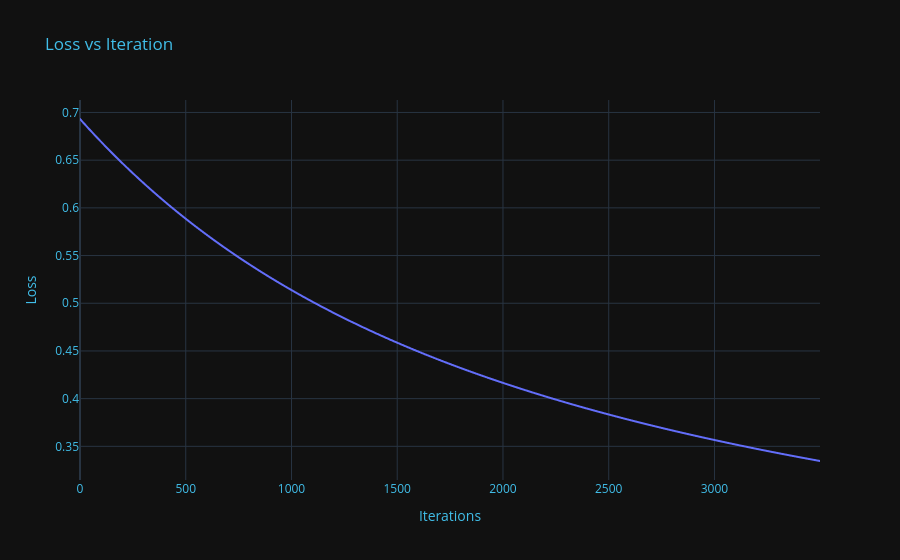

Source (notebook cell):
### Markdown cell above
## Coding the model

### Code cell
class LogisticRegression:
    
    def __init__(self, learning_rate):
        self.learning_rate = learning_rate
        self.w = None
        self.b = 0.0
    
    def predict(self, X):
        z = np.dot(X, self.w) + self.b
        return sigmoid(z)
    
    def loss(self, x_train, y_train):
        m = len(x_train)
        return -(1/m)* (np.sum( (y_train*(np.log(self.predict(x_train))) + ((1-y_train)*(np.log(1-self.predict(x_train)))))))
    
    def gradient_descent(self, x_train, y_train):
        m = len(x_train)
        weight_partial = (1/m) * np.dot(x_train.T, (self.predict(x_train) - y_train))
        
        bias_partial = (1/m) * np.sum(self.predict(x_train)-y_train)
        
        self.w -= self.learning_rate * weight_partial
        self.b -= self.learning_rate * bias_partial
    
    def fit(self, x_train, y_train, epochs):
        self.w = np.zeros(x_train.shape[1])
        losses = []
        
        for i in range(epochs):
            loss = self.loss(x_train, y_train)
            self.gradient_descent(x_train, y_train)
            losses.append(loss)
        
        fig = px.line(y=losses, title="Loss vs Iteration", template="plotly_dark")
        fig.update_layout(
            title_font_color="#41BEE9",
            xaxis=dict(color="#41BEE9", title="Iterations"),
            yaxis=dict(color="#41BEE9", title="Loss")
        )

        fig.show()

model = LogisticRegression(.001)
sklearn_model = SklearnLR()

#Getting data
df = pd.read_csv('../data/student_dataset.csv')

df['placement_status'] = df['placement_status'].map({'Placed': 1, 'Not Placed': 0})

train_df = df[:8000]
test_df = df[8000:]

x_train = train_df[['study_hours', 'attendance',
                    'sleep_hours', 'internet_usage', 'assignments_completed','previous_score','exam_score']]

x_test = test_df[['study_hours', 'attendance',
                    'sleep_hours', 'internet_usage', 'assignments_completed','previous_score','exam_score']]

y_train = train_df['placement_status']
y_test = test_df['placement_status']
mean = x_train.mean()
std = x_train.std()

x_train = (x_train - mean) / std
x_test = (x_test - mean) / std

model.fit(x_train, y_train, 3500)
sklearn_model.fit(x_train, y_train)

### Figure 1 — Plotly figure (JSON) as saved in the notebook; plotly's stock layout.template omitted (floating-point values rounded to 4 significant figures; data arrays with more than 128 entries replaced by an {"elided": "..."} marker saying what was removed)
{"data": [{"hovertemplate": "x=%{x}<br>y=%{y}<extra></extra>", "legendgroup": "", "line": {"color": "#636efa", "dash": "solid"}, "marker": {"symbol": "circle"}, "mode": "lines", "name": "", "showlegend": false, "type": "scattergl", "x": {"elided": "3500 int values"}, "xaxis": "x", "y": {"elided": "3500 float values"}, "yaxis": "y"}], "layout": {"legend": {"tracegroupgap": 0}, "title": {"font": {"color": "#41BEE9"}, "text": "Loss vs Iteration"}, "xaxis": {"anchor": "y", "color": "#41BEE9", "domain": [0, 1], "title": {"text": "Iterations"}}, "yaxis": {"anchor": "x", "color": "#41BEE9", "domain": [0, 1], "title": {"text": "Loss"}}}}
